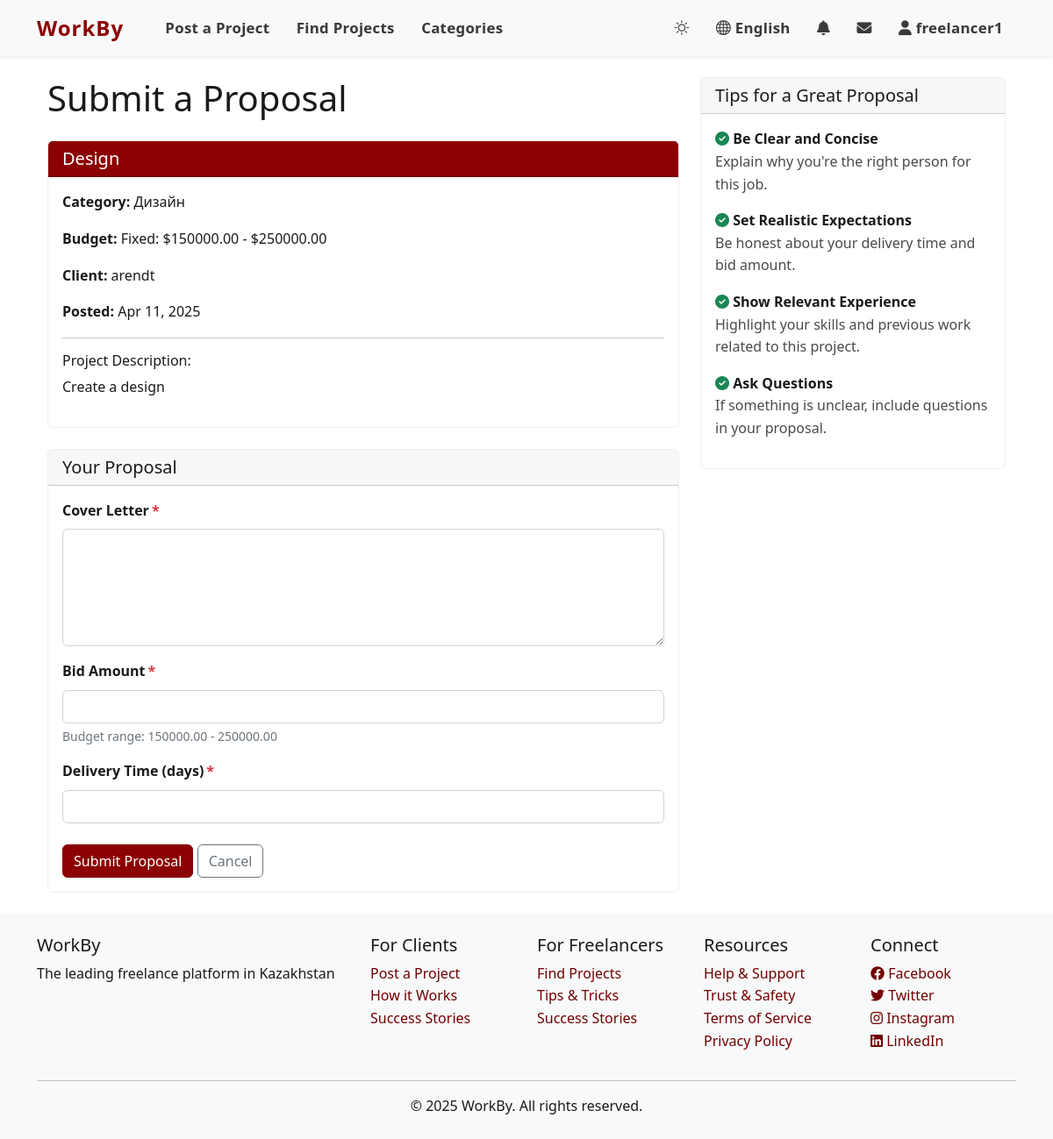
The app's page /projects/3/propose/ (signed in) with its own data.
### accounts/models.py (models this page shows, shortened)
class User(AbstractUser):
    USER_TYPE_CHOICES = (
        ('client', _('Client')),
        ('freelancer', _('Freelancer')),
    )
    LANGUAGE_CHOICES = (
        ('en', _('English')),
        ('ru', _('Russian')),
        ('kk', _('Kazakh')),
    )
    user_type = models.CharField(_('User Type'), max_length=10, choices=USER_TYPE_CHOICES, default='client')
    bio = models.TextField(_('Biography'), blank=True)
    avatar = models.ImageField(_('Avatar'), upload_to='avatars/', blank=True, null=True)
    phone_number = models.CharField(_('Phone Number'), max_length=15, blank=True)
    preferred_language = models.CharField(_('Preferred Language'), max_length=2, choices=LANGUAGE_CHOICES, default='en')
    dark_mode = models.BooleanField(_('Dark Mode'), default=False)
    skills = models.TextField(_('Skills'), blank=True)
    hourly_rate = models.DecimalField(_('Hourly Rate'), max_digits=10, decimal_places=2, null=True, blank=True)
    company_name = models.CharField(_('Company Name'), max_length=100, blank=True)

### jobs/models.py (models this page shows, shortened)
class Project(models.Model):
    STATUS_CHOICES = (
        ('draft', _('Draft')),
        ('open', _('Open')),
        ('in_progress', _('In Progress')),
        ('completed', _('Completed')),
        ('cancelled', _('Cancelled')),
    )
    BUDGET_TYPE_CHOICES = (
        ('fixed', _('Fixed Price')),
        ('hourly', _('Hourly Rate')),
    )
    title = models.CharField(_('Title'), max_length=200)
    description = models.TextField(_('Description'))
    client = models.ForeignKey(
        settings.AUTH_USER_MODEL,
        on_delete=models.CASCADE,
        related_name='client_projects'
    )
    category = models.ForeignKey(
        Category,
        on_delete=models.CASCADE,
        related_name='projects'
    )
    tags = models.ManyToManyField(
        Tag,
        blank=True,
        related_name='projects'
    )
    budget_type = models.CharField(
        _('Budget Type'),
        max_length=10,
        choices=BUDGET_TYPE_CHOICES
    )
    budget_min = models.DecimalField(
        _('Minimum Budget'),
        max_digits=10,
        decimal_places=2
    )
    budget_max = models.DecimalField(
        _('Maximum Budget'),
        max_digits=10,
        decimal_places=2
    )
    deadline = models.DateTimeField(_('Deadline'), null=True, blank=True)
    status = models.CharField(
        _('Status'),
        max_length=20,
        choices=STATUS_CHOICES,
        default='draft'
    )
    created_at = models.DateTimeField(_('Created At'), auto_now_add=True)
    updated_at = models.DateTimeField(_('Updated At'), auto_now=True)
    location_required = models.CharField(_('Location Required'), max_length=100, blank=True)
    is_remote = models.BooleanField(_('Remote Job'), default=True)
    experience_required = models.CharField(_('Experience Required'), max_length=100, blank=True)
    is_private = models.BooleanField(_('Private Project'), default=False, help_text=_('Private projects are only visible to invited freelancers'))
    class Meta:
        verbose_name = _('Project')
        verbose_name_plural = _('Projects')
        ordering = ['-created_at']

class Category(models.Model):
    name = models.CharField(_('Name'), max_length=100)
    slug = models.SlugField(_('Slug'), max_length=100, unique=True)
    description = models.TextField(_('Description'), blank=True)
    class Meta:
        verbose_name = _('Category')
        verbose_name_plural = _('Categories')
        ordering = ['name']

### jobs/views.py (the view)
# urls.py: path('projects/<int:project_pk>/propose/', views.proposal_create_view, name='proposal_create'),
@login_required
def proposal_create_view(request, project_pk):
    project = get_object_or_404(Project, pk=project_pk)
    if project.status != 'open':
        messages.error(request, _('This project is not open for proposals'))
        return redirect('jobs:project_detail', pk=project_pk)
    existing_proposal = Proposal.objects.filter(project=project, freelancer=request.user).first()
    if existing_proposal:
        messages.error(request, _('You have already submitted a proposal for this project'))
        return redirect('jobs:proposal_detail', pk=existing_proposal.pk)
    if request.method == 'POST':
        form = ProposalForm(project, request.POST)
        if form.is_valid():
            proposal = form.save(commit=False)
            proposal.freelancer = request.user
            proposal.project = project
            proposal.save()
            messages.success(request, _('Proposal submitted successfully'))
            return redirect('jobs:proposal_detail', pk=proposal.pk)
    else:
        form = ProposalForm(project)
    context = {
        'form': form,
        'project': project,
    }
    return render(request, 'jobs/proposal_form.html', context)

### templates/jobs/proposal_form.html (shortened to what this page needs)
{% extends 'base.html' %}
{% load i18n %}
{% load crispy_forms_tags %}
{% block content %}
<div class="container">
    <div class="row">
        <div class="col-md-8">
            <h1 class="mb-4">
                {% if form.instance.id %}
                    {% trans "Edit Your Proposal" %}
                {% else %}
                    {% trans "Submit a Proposal" %}
                {% endif %}
            </h1>
            <div class="card mb-4">
                <div class="card-header bg-primary text-white">
                    <h5 class="mb-0">{{ project.title }}</h5>
                </div>
                <div class="card-body">
                    <p><strong>{% trans "Category" %}:</strong> {{ project.category.name }}</p>
                    <p><strong>{% trans "Budget" %}:</strong>
                        {% if project.budget_type == 'fixed' %}
                            {% trans "Fixed" %}: ${{ project.budget_min }} - ${{ project.budget_max }}
                        {% else %}
                            {% trans "Hourly" %}: ${{ project.budget_min }} - ${{ project.budget_max }}
                        {% endif %}
                    </p>
                    <p><strong>{% trans "Client" %}:</strong> {{ project.client.username }}</p>
                    <p><strong>{% trans "Posted" %}:</strong> {{ project.created_at|date:"M d, Y" }}</p>
                    <hr>
                    <h6>{% trans "Project Description" %}:</h6>
                    <p>{{ project.description }}</p>
                </div>
            </div>
            <div class="card">
                <div class="card-header">
                    <h5 class="mb-0">
                        {% if form.instance.id %}
                            {% trans "Edit Your Proposal" %}
                        {% else %}
                            {% trans "Your Proposal" %}
                        {% endif %}
                    </h5>
                </div>
                <div class="card-body">
                    <form method="post">
                        {{ form|crispy }}
                        <div class="mt-4">
                            <button type="submit" class="btn btn-primary">
                                {% if form.instance.id %}
                                    {% trans "Update Proposal" %}
                                {% else %}
                                    {% trans "Submit Proposal" %}
                                {% endif %}
                            </button>
                            <a href="{% url 'jobs:project_detail' pk=project.pk %}" class="btn btn-outline-secondary">
                                {% trans "Cancel" %}
                            </a>
                        </div>
                    </form>
                </div>
            </div>
        </div>
        <div class="col-md-4">
            <div class="card sticky-top" style="top: 20px;">
                <div class="card-header">
                    <h5 class="mb-0">{% trans "Tips for a Great Proposal" %}</h5>
                </div>
                <div class="card-body">
                    <ul class="list-unstyled">
                        <li class="mb-3">
                            <i class="fas fa-check-circle text-success"></i>
                            <strong>{% trans "Be Clear and Concise" %}</strong>
                            <p class="text-muted">{% trans "Explain why you're the right person for this job." %}</p>
                        </li>
                        <li class="mb-3">
                            <i class="fas fa-check-circle text-success"></i>
                            <strong>{% trans "Set Realistic Expectations" %}</strong>
                            <p class="text-muted">{% trans "Be honest about your delivery time and bid amount." %}</p>
                        </li>
                        <li class="mb-3">
                            <i class="fas fa-check-circle text-success"></i>
                            <strong>{% trans "Show Relevant Experience" %}</strong>
                            <p class="text-muted">{% trans "Highlight your skills and previous work related to this project." %}</p>
                        </li>
                        <li class="mb-3">
                            <i class="fas fa-check-circle text-success"></i>
                            <strong>{% trans "Ask Questions" %}</strong>
                            <p class="text-muted">{% trans "If something is unclear, include questions in your proposal." %}</p>
                        </li>
                    </ul>
                </div>
            </div>
        </div>
    </div>
</div>
{% endblock %}

### templates/base.html (shortened to what this page needs)
{% load i18n %}
{% load static %}
<!DOCTYPE html>
<html lang="{{ LANGUAGE_CODE }}">
<head>
    <link href="https://cdn.jsdelivr.net/npm/bootstrap@5.2.3/dist/css/bootstrap.min.css" rel="stylesheet">
    <link rel="stylesheet" href="https://cdn.jsdelivr.net/npm/bootstrap-icons@1.10.0/font/bootstrap-icons.css">
    <link rel="stylesheet" href="https://cdnjs.cloudflare.com/ajax/libs/font-awesome/6.2.1/css/all.min.css">
    <link rel="stylesheet" href="{% static 'css/style.css' %}?v={% now 'U' %}">
    <link rel="stylesheet" href="{% static 'css/dark-theme.css' %}?v={% now 'U' %}">
</head>
<body>
    <header>
        <nav class="navbar navbar-expand-lg navbar-light bg-light">
            <div class="container">
                <a class="navbar-brand" href="{% url 'jobs:home' %}">
                    <span class="logo-text">WorkBy</span>
                </a>
                <div class="collapse navbar-collapse" id="navbarNav">
                    <ul class="navbar-nav me-auto">
                        <li class="nav-item">
                            <a class="nav-link" href="{% url 'jobs:project_create' %}">{% trans "Post a Project" %}</a>
                        </li>
                        <li class="nav-item">
                            <a class="nav-link" href="{% url 'jobs:project_list' %}">{% trans "Find Projects" %}</a>
                        </li>
                        <li class="nav-item">
                            <a class="nav-link" href="{% url 'jobs:category_list' %}">{% trans "Categories" %}</a>
                        </li>
                    </ul>
                    <ul class="navbar-nav ms-auto">
                        <li class="nav-item">
                            <button id="theme-toggle" class="btn nav-link">
                                <i id="theme-icon" class="bi bi-sun"></i>
                            </button>
                        </li>
                        <li class="nav-item dropdown">
                            <a class="nav-link dropdown-toggle" href="#" id="languageDropdown" role="button" data-bs-toggle="dropdown" aria-expanded="false">
                                {% get_language_info for LANGUAGE_CODE as current_lang %}
                                <i class="bi bi-globe"></i> {{ current_lang.name_local }}
                            </a>
                                {% get_available_languages as languages %}
                        </li>
                        {% if user.is_authenticated %}
                            <li class="nav-item">
                                <a class="nav-link" href="{% url 'chat:notifications' %}">
                                    <i class="fas fa-bell"></i>
                                </a>
                            </li>
                            <li class="nav-item">
                                <a class="nav-link" href="{% url 'chat:inbox' %}">
                                    <i class="fas fa-envelope"></i>
                                </a>
                            </li>
                            <li class="nav-item dropdown">
                                <a class="nav-link dropdown-toggle" href="#" id="userDropdown" role="button" data-bs-toggle="dropdown" aria-expanded="false">
                                    {% if user.avatar %}
                                        <img src="{{ user.avatar.url }}" alt="{{ user.username }}" class="rounded-circle" width="30" height="30">
                                    {% else %}
                                        <i class="fas fa-user"></i>
                                    {% endif %}
                                    {{ user.username }}
                                </a>
                            </li>
                        {% endif %}
                    </ul>
                </div>
            </div>
        </nav>
    </header>
    <main class="container py-4">
        {% block content %}{% endblock %}
    </main>
    <footer class="bg-light py-4 mt-auto">
        <div class="container">
            <div class="row">
                <div class="col-md-4">
                    <h5>WorkBy</h5>
                    <p>{% trans "The leading freelance platform in Kazakhstan" %}</p>
                </div>
                <div class="col-md-2">
                    <h5>{% trans "For Clients" %}</h5>
                    <ul class="list-unstyled">
                        <li><a href="{% url 'jobs:project_create' %}">{% trans "Post a Project" %}</a></li>
                        <li><a href="#">{% trans "How it Works" %}</a></li>
                        <li><a href="#">{% trans "Success Stories" %}</a></li>
                    </ul>
                </div>
                <div class="col-md-2">
                    <h5>{% trans "For Freelancers" %}</h5>
                    <ul class="list-unstyled">
                        <li><a href="{% url 'jobs:project_list' %}">{% trans "Find Projects" %}</a></li>
                        <li><a href="#">{% trans "Tips & Tricks" %}</a></li>
                        <li><a href="#">{% trans "Success Stories" %}</a></li>
                    </ul>
                </div>
                <div class="col-md-2">
                    <h5>{% trans "Resources" %}</h5>
                    <ul class="list-unstyled">
                        <li><a href="#">{% trans "Help & Support" %}</a></li>
                        <li><a href="#">{% trans "Trust & Safety" %}</a></li>
                        <li><a href="#">{% trans "Terms of Service" %}</a></li>
                        <li><a href="#">{% trans "Privacy Policy" %}</a></li>
                    </ul>
                </div>
                <div class="col-md-2">
                    <h5>{% trans "Connect" %}</h5>
                    <ul class="list-unstyled">
                        <li><a href="#"><i class="fab fa-facebook"></i> Facebook</a></li>
                        <li><a href="#"><i class="fab fa-twitter"></i> Twitter</a></li>
                        <li><a href="#"><i class="fab fa-instagram"></i> Instagram</a></li>
                        <li><a href="#"><i class="fab fa-linkedin"></i> LinkedIn</a></li>
                    </ul>
                </div>
            </div>
            <hr>
            <div class="row">
                <div class="col text-center">
                    <p class="mb-0">© 2025 WorkBy. {% trans "All rights reserved." %}</p>
                </div>
            </div>
        </div>
    </footer>
</body>
</html>

### records on screen
User: username "freelancer1"
Project: title "Design", category.name "Дизайн", budget_min "150000.00", budget_max "250000.00", client.username "arendt", created_at "Apr 11, 2025", description "Create a design"

### other values on screen
{{ current_lang.name_local }} "English"
